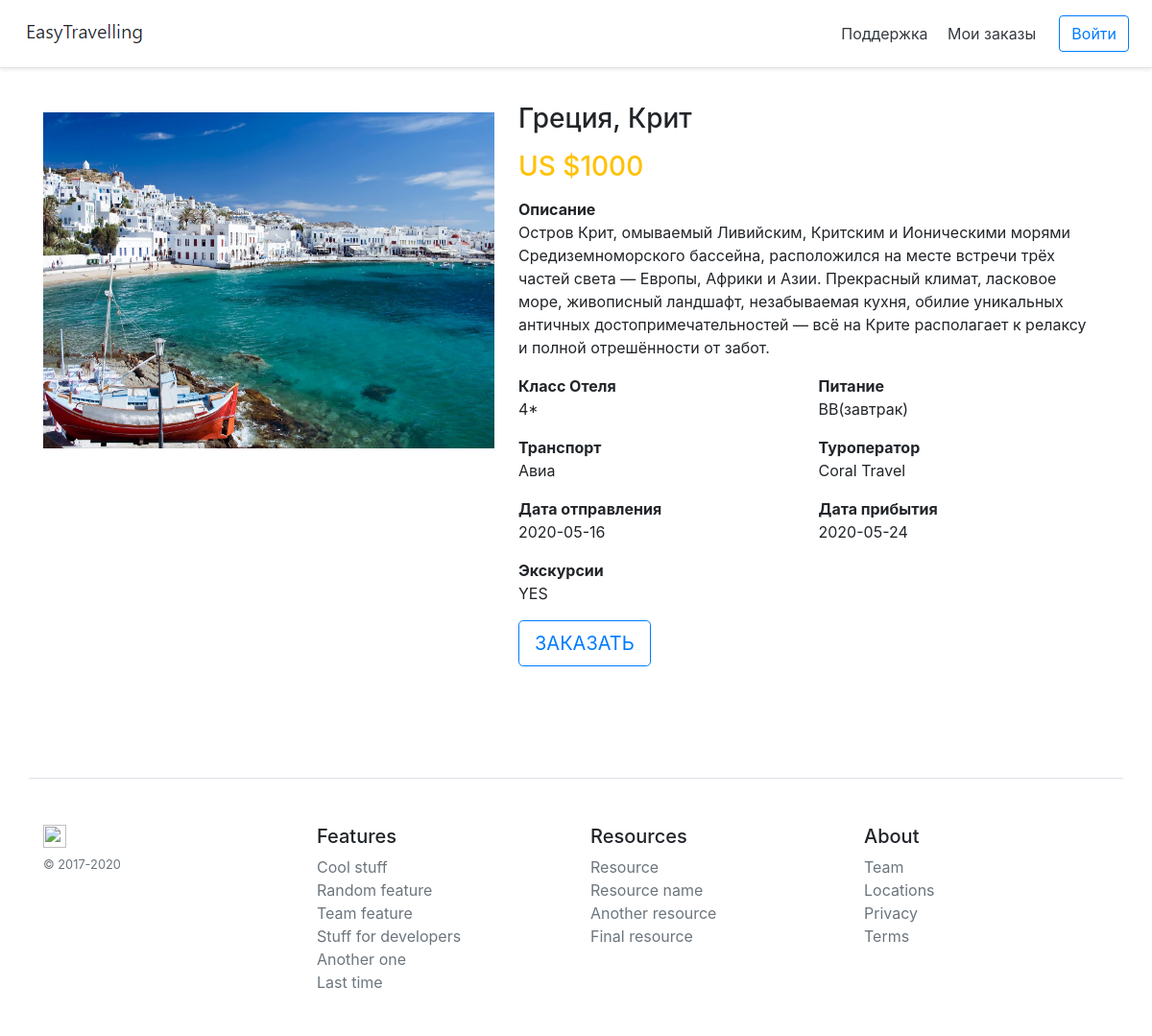
/Website/ProductPage.php?tour_id=1, run on the app's committed database.
### tables this page shows
CREATE TABLE `tour` (
  `tour_id` int(11) NOT NULL,
  `excursions` enum('YES','NO') DEFAULT NULL,
  `departure_date` date NOT NULL DEFAULT current_timestamp(),
  `arrival_date` date NOT NULL DEFAULT current_timestamp(),
  `tour_cost` int(11) NOT NULL,
  `supplier_id` int(11) NOT NULL,
  `photo` text NOT NULL,
  `note` text NOT NULL,
  `accomodation_id` int(11) DEFAULT NULL,
  `food_id` int(11) DEFAULT NULL,
  `transport_id` int(11) DEFAULT NULL,
  `employee_id` int(11) DEFAULT NULL,
  `resort_id` int(11) DEFAULT NULL
);

CREATE TABLE `country` (
  `country_id` int(11) NOT NULL,
  `country_name` varchar(20) NOT NULL
);

CREATE TABLE `resort` (
  `resort_id` int(11) NOT NULL,
  `resort_name` varchar(20) NOT NULL,
  `country_id` int(11) DEFAULT NULL
);

CREATE TABLE `accomodation` (
  `accomodation_id` int(11) NOT NULL,
  `accomodation_type` varchar(20) NOT NULL
);

CREATE TABLE `food` (
  `food_id` int(11) NOT NULL,
  `food_type` varchar(20) NOT NULL
);

CREATE TABLE `transport` (
  `transport_id` int(11) NOT NULL,
  `transport_type` varchar(20) NOT NULL
);

CREATE TABLE `supplier` (
  `supplier_id` int(11) NOT NULL,
  `supplier_name` varchar(20) NOT NULL,
  `phone` varchar(20) NOT NULL,
  `address` varchar(100) NOT NULL
);

### Website/functions.php (called while the page is built, shortened)
  <?php
function get_tour($id){
  $mysql = new mysqli('localhost', 'root', '', 'course_work');
  $query = $mysql->query("SELECT tour.tour_id, country.country_name,resort.resort_name,accomodation.accomodation_type,food.food_type,transport.transport_type,
            tour.excursions, tour.arrival_date, tour.departure_date, tour.tour_cost, tour.photo, tour.note, supplier.supplier_name
            FROM tour INNER JOIN resort ON tour.resort_id = resort.resort_id
            INNER JOIN country ON resort.country_id = country.country_id
            INNER JOIN accomodation ON tour.accomodation_id = accomodation.accomodation_id
            INNER JOIN food ON tour.food_id = food.food_id
            INNER JOIN transport ON tour.transport_id = transport.transport_id
            INNER JOIN supplier ON tour.supplier_id = supplier.supplier_id WHERE tour.tour_id = $id") or die ($mysql->error);
  $row = mysqli_fetch_assoc($query);
  return $row;
}
     if(isset($_GET['inputMaxPrice'])) $filter .= "&inputMaxPrice=".$_GET["inputMaxPrice"]."";?>

### Website/ProductPage.php (the view, shortened to what this page needs)
<?php
require_once('functions.php');
?>
<!DOCTYPE html>
<html lang="ru" dir="ltr">
  <head>
    <link href="//maxcdn.bootstrapcdn.com/bootstrap/4.1.1/css/bootstrap.min.css" rel="stylesheet" id="bootstrap-css">
    <link href="css/style.css" rel="stylesheet">
  </head>
  <body>
    <?php require "blocks/header.php"  ?>
    <?php   $row = get_tour($_GET['tour_id']); ?>
    <div class="container ">
	<div class="row">
		<aside class="col-sm-5 ">
<article class="gallery-wrap">
  <div class="img-big-wrap">
    <img src="<?=$row['photo']?>">
  </div>
</article>
		</aside>
		<aside class="col-sm-7">
<article class="card-body ">
	<h3 class="title mb-3"><?=$row['country_name'],', ',$row['resort_name']?></h3>
<p class="price-detail-wrap">
	<span class="price h3 text-warning">
		<span class="currency">US $</span><span class="num"><?=$row['tour_cost']?></span>
	</span>
</p>
<dl class="item-property">
  <dt>Описание</dt>
  <dd><p><?=$row['note']?> </p></dd>
</dl>
<div class="row">
    <div class="col-md-6">
      <dl class="param param-feature">
        <dt>Класс Отеля</dt>
        <dd><?=$row['accomodation_type']?></dd>
      </dl>
    </div>
    <div class="col-md-6">
      <dl class="param param-feature">
        <dt>Питание</dt>
        <dd><?=$row['food_type']?></dd>
      </dl>
    </div>
  </div>
  <div class="row">
      <div class="col-md-6">
        <dl class="param param-feature">
          <dt>Транспорт</dt>
          <dd><?=$row['transport_type']?></dd>
        </dl>
      </div>
      <div class="col-md-6">
        <dl class="param param-feature">
          <dt>Туроператор</dt>
          <dd><?=$row['supplier_name']?></dd>
        </dl>
      </div>
    </div>
    <div class="row">
        <div class="col-md-6">
          <dl class="param param-feature">
            <dt>Дата отправления</dt>
            <dd><?=$row['arrival_date']?></dd>
          </dl>
        </div>
        <div class="col-md-6">
          <dl class="param param-feature">
            <dt>Дата прибытия</dt>
            <dd><?=$row['departure_date']?></dd>
          </dl>
        </div>
      </div>
      <dl class="param param-feature">
        <dt>Экскурсии</dt>
        <dd><?=$row['excursions']?></dd>
      </dl>
<form  action="" method="post">
  	<button type="submit"class="btn btn-lg btn-outline-primary text-uppercase" name="order">  Заказать </button>
</form>
</article>
		</aside>
	</div>
</div>
  <br><br>
    <?php require "blocks/footer.php" ?>
  </body>
</html>

### Website/css/style.css (style rules this page uses)
.gallery-wrap .img-big-wrap img { height: 350px; width: 470px; margin-top: 30px; display: inline-block; }

### data on the page
tour: photo (picture), country.country_name "Греция", resort.resort_name "Крит", tour_cost "1000", note "Остров Крит, омываемый Ливийским, Критским и Ионическими морями Средиземноморского бассейна, расположился на месте встречи трёх частей света — Европы, Африки и Азии. Прекрасный климат, ласковое море, живописный ландшафт, незабываемая кухня, обилие уникальных античных достопримечательностей — всё на Крите располагает к релаксу и полной отрешённости от забот.", accomodation.accomodation_type "4*", food.food_type "ВВ(завтрак)", transport.transport_type "Авиа", supplier.supplier_name "Coral Travel", arrival_date "2020-05-16", departure_date "2020-05-24", excursions "YES"
